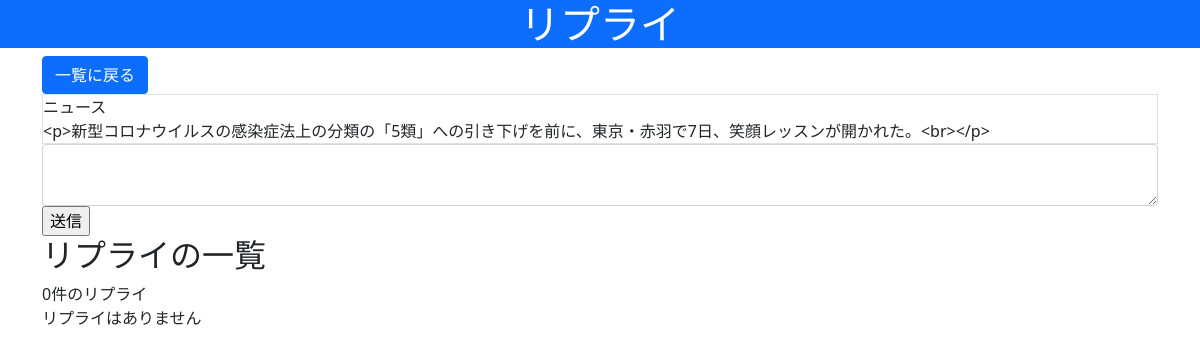
Page /reply/11/ on the earlier database version.
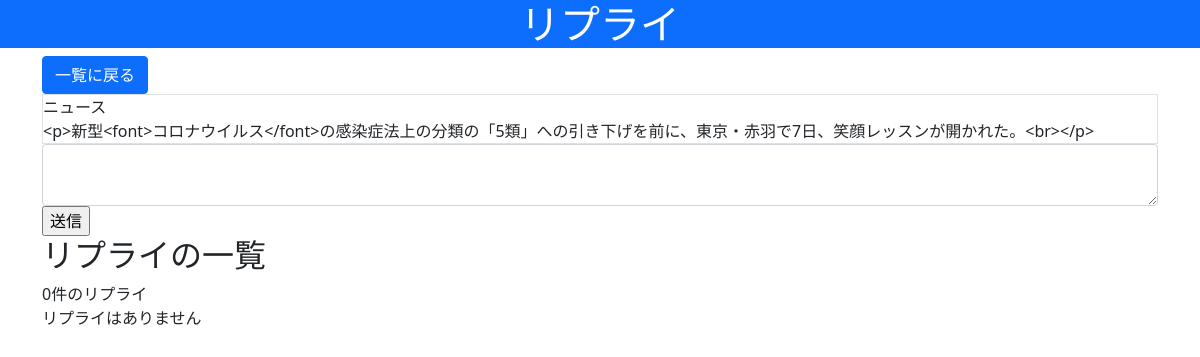
Same page on the later database version.
### bbs/models.py (models this page shows, shortened)
class Topic(models.Model):
    category = models.ForeignKey(Category, verbose_name='カテゴリ', on_delete=models.CASCADE, null=True, blank=True)
    tag = models.ManyToManyField(Tag, verbose_name='タグ', blank=True)
    comment = models.TextField(verbose_name='コメント')
    name = models.CharField(verbose_name="名前", max_length=20, default="匿名")
    created_at = models.DateTimeField(auto_now_add=True)

class Category(models.Model):
    name = models.CharField(verbose_name='カテゴリ名', max_length=20)
    class Meta:
        verbose_name_plural = 'Categories'

### bbs/views.py (the view, shortened to what this page needs)
class ReplyView(View):
    def get(self, request, pk, *args, **kwargs):
        topic = Topic.objects.filter(id=pk).first()
        replies = Reply.objects.filter(target=pk)
        context = {'topic': topic, 'replies': replies}
        return render(request, 'bbs/reply.html', context)

### templates/bbs/reply.html (shortened to what this page needs)
<!DOCTYPE html>
<html lang="ja">
<head>
    <link href="https://cdn.jsdelivr.net/npm/bootstrap@5.0.2/dist/css/bootstrap.min.css" rel="stylesheet">
</head>
<body>
    <h1 class="bg-primary text-white text-center">リプライ</h1>
    <main class="container">
        <a class="btn btn-primary" href="{% url 'bbs:index' %}">一覧に戻る</a>
        <div class="border">
            <div>{{ topic.category.name }}</div>
            <div>{{ topic.comment }}</div>
        </div>
        <form action="{% url 'bbs:reply' topic.id %}" method="POST">
            <textarea class="form-control" name="comment"></textarea>
            <input type="submit" value="送信">
        </form>
        <h2>リプライの一覧</h2>
        <div>{{ replies|length }}件のリプライ</div>
        {% for reply in replies %}
        <div class="border">
            <div>{{ reply.id }}</div>
            <div>{{ reply.comment }}</div>
        </div>
        {% empty %}
        <div>リプライはありません</div>
        {% endfor %}
    </main>
</body>
</html>

Differences in the rows shown:
changed Topic "ニュース": comment "<p>新型コロナウイルスの感染症法上の分類の「5類」への引き下げを前に、東京・赤羽で7日、笑顔レッスンが開かれた。<br></p>" → "<p>新型<font>コロナウイルス</font>の感染症法上の分類の「5類」への引き下げを前に、東京・赤羽で7日、笑顔レッスンが開かれた。<br></p>"
